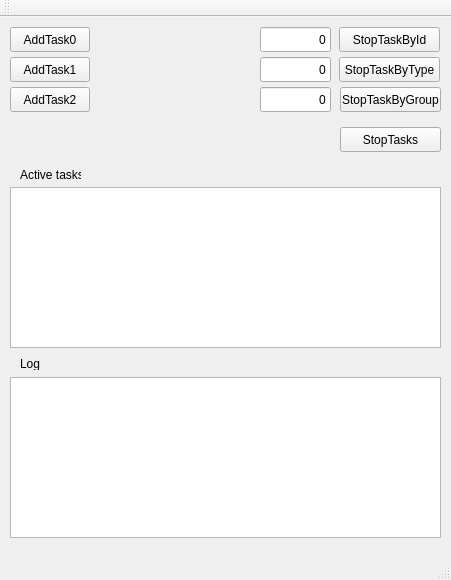
<?xml version="1.0" encoding="UTF-8"?>
<ui version="4.0">
 <class>MainWindow</class>
 <widget class="QMainWindow" name="MainWindow">
  <property name="geometry">
   <rect>
    <x>0</x>
    <y>0</y>
    <width>451</width>
    <height>580</height>
   </rect>
  </property>
  <property name="windowTitle">
   <string>MainWindow</string>
  </property>
  <widget class="QWidget" name="centralWidget">
   <widget class="QPushButton" name="pushButtonAddTask0">
    <property name="geometry">
     <rect>
      <x>10</x>
      <y>10</y>
      <width>80</width>
      <height>25</height>
     </rect>
    </property>
    <property name="text">
     <string>AddTask0</string>
    </property>
   </widget>
   <widget class="QPushButton" name="pushButtonStopTaskById">
    <property name="geometry">
     <rect>
      <x>339</x>
      <y>10</y>
      <width>101</width>
      <height>25</height>
     </rect>
    </property>
    <property name="text">
     <string>StopTaskById</string>
    </property>
   </widget>
   <widget class="QTextEdit" name="textEdit">
    <property name="geometry">
     <rect>
      <x>10</x>
      <y>360</y>
      <width>431</width>
      <height>161</height>
     </rect>
    </property>
   </widget>
   <widget class="QLineEdit" name="lineEditStopTaskId">
    <property name="geometry">
     <rect>
      <x>260</x>
      <y>10</y>
      <width>71</width>
      <height>25</height>
     </rect>
    </property>
    <property name="text">
     <string>0</string>
    </property>
    <property name="alignment">
     <set>Qt::AlignRight|Qt::AlignTrailing|Qt::AlignVCenter</set>
    </property>
   </widget>
   <widget class="QPushButton" name="pushButtonAddTask1">
    <property name="geometry">
     <rect>
      <x>10</x>
      <y>40</y>
      <width>80</width>
      <height>25</height>
     </rect>
    </property>
    <property name="text">
     <string>AddTask1</string>
    </property>
   </widget>
   <widget class="QPushButton" name="pushButtonAddTask2">
    <property name="geometry">
     <rect>
      <x>10</x>
      <y>70</y>
      <width>80</width>
      <height>25</height>
     </rect>
    </property>
    <property name="text">
     <string>AddTask2</string>
    </property>
   </widget>
   <widget class="QListWidget" name="listWidget">
    <property name="geometry">
     <rect>
      <x>10</x>
      <y>170</y>
      <width>431</width>
      <height>161</height>
     </rect>
    </property>
   </widget>
   <widget class="QLabel" name="label">
    <property name="geometry">
     <rect>
      <x>20</x>
      <y>150</y>
      <width>61</width>
      <height>16</height>
     </rect>
    </property>
    <property name="text">
     <string>Active tasks</string>
    </property>
   </widget>
   <widget class="QLabel" name="label_2">
    <property name="geometry">
     <rect>
      <x>20</x>
      <y>340</y>
      <width>47</width>
      <height>13</height>
     </rect>
    </property>
    <property name="text">
     <string>Log</string>
    </property>
   </widget>
   <widget class="QPushButton" name="pushButtonStopTasks">
    <property name="geometry">
     <rect>
      <x>340</x>
      <y>110</y>
      <width>101</width>
      <height>25</height>
     </rect>
    </property>
    <property name="text">
     <string>StopTasks</string>
    </property>
   </widget>
   <widget class="QLineEdit" name="lineEditStopTaskType">
    <property name="geometry">
     <rect>
      <x>260</x>
      <y>40</y>
      <width>71</width>
      <height>25</height>
     </rect>
    </property>
    <property name="text">
     <string>0</string>
    </property>
    <property name="alignment">
     <set>Qt::AlignRight|Qt::AlignTrailing|Qt::AlignVCenter</set>
    </property>
   </widget>
   <widget class="QPushButton" name="pushButtonStopTaskByType">
    <property name="geometry">
     <rect>
      <x>339</x>
      <y>40</y>
      <width>101</width>
      <height>25</height>
     </rect>
    </property>
    <property name="text">
     <string>StopTaskByType</string>
    </property>
   </widget>
   <widget class="QLineEdit" name="lineEditStopTaskGroup">
    <property name="geometry">
     <rect>
      <x>260</x>
      <y>70</y>
      <width>71</width>
      <height>25</height>
     </rect>
    </property>
    <property name="text">
     <string>0</string>
    </property>
    <property name="alignment">
     <set>Qt::AlignRight|Qt::AlignTrailing|Qt::AlignVCenter</set>
    </property>
   </widget>
   <widget class="QPushButton" name="pushButtonStopTaskByGroup">
    <property name="geometry">
     <rect>
      <x>340</x>
      <y>70</y>
      <width>101</width>
      <height>25</height>
     </rect>
    </property>
    <property name="text">
     <string>StopTaskByGroup</string>
    </property>
   </widget>
  </widget>
  <widget class="QMenuBar" name="menuBar">
   <property name="geometry">
    <rect>
     <x>0</x>
     <y>0</y>
     <width>451</width>
     <height>22</height>
    </rect>
   </property>
  </widget>
  <widget class="QToolBar" name="mainToolBar">
   <attribute name="toolBarArea">
    <enum>TopToolBarArea</enum>
   </attribute>
   <attribute name="toolBarBreak">
    <bool>false</bool>
   </attribute>
  </widget>
  <widget class="QStatusBar" name="statusBar"/>
 </widget>
 <layoutdefault spacing="6" margin="11"/>
 <resources/>
 <connections/>
</ui>
